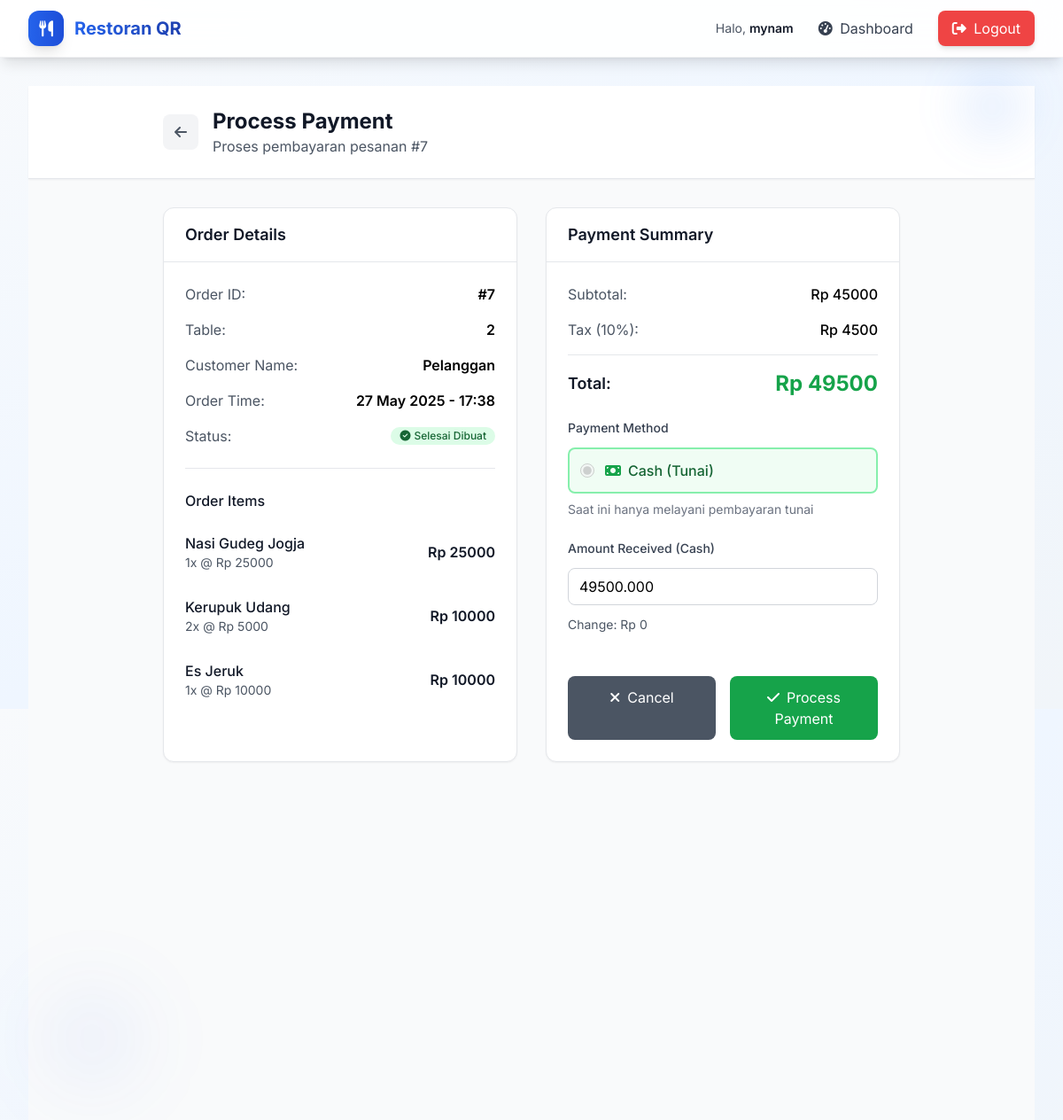
The page /kasir/process-payment/7/ (signed in) on the database its author committed.
### menu/models.py (models this page shows, shortened)
class Pesanan(models.Model):
    STATUS_CHOICES = [
        ('BARU', 'Pesanan Baru'),
        ('DIPROSES', 'Sedang Diproses'),        ('SELESAI', 'Selesai Dibuat'),
        ('DIBAYAR', 'Sudah Dibayar'),
        ('DIBATALKAN', 'Dibatalkan'),
    ]
    meja = models.ForeignKey(Meja, on_delete=models.CASCADE)
    nama_pemesan = models.CharField(max_length=100, default='Pelanggan')
    total_harga = models.DecimalField(max_digits=10, decimal_places=2, default=0)
    status = models.CharField(max_length=20, choices=STATUS_CHOICES, default='BARU')
    catatan = models.TextField(blank=True, null=True)
    analytics_processed = models.BooleanField(default=False)  # Track if analytics have been processed
    created_at = models.DateTimeField(auto_now_add=True)
    updated_at = models.DateTimeField(auto_now=True)
    class Meta:
        verbose_name = "Pesanan"
        verbose_name_plural = "Pesanan-pesanan"
        ordering = ['-created_at']

class Meja(models.Model):
    nomor_meja = models.CharField(max_length=10, unique=True)
    kapasitas = models.IntegerField(default=4)
    is_aktif = models.BooleanField(default=True)
    qr_code = models.ImageField(upload_to='qrcodes/', blank=True, null=True)
    class Meta:
        verbose_name = "Meja"
        verbose_name_plural = "Meja-meja"

class DetailPesanan(models.Model):
    pesanan = models.ForeignKey(Pesanan, on_delete=models.CASCADE)
    menu_item = models.ForeignKey(MenuItem, on_delete=models.CASCADE)
    jumlah = models.IntegerField(default=1)
    harga_per_item = models.DecimalField(max_digits=10, decimal_places=2)
    subtotal = models.DecimalField(max_digits=10, decimal_places=2)
    catatan_item = models.TextField(blank=True, null=True)
    class Meta:
        verbose_name = "Detail Pesanan"
        verbose_name_plural = "Detail Pesanan"

class MenuItem(models.Model):
    nama = models.CharField(max_length=200)
    kategori = models.ForeignKey(KategoriMenu, on_delete=models.CASCADE)
    deskripsi = models.TextField(blank=True, null=True)
    harga = models.DecimalField(max_digits=10, decimal_places=2)
    is_tersedia = models.BooleanField(default=True)
    gambar = models.ImageField(upload_to='menu_images/', blank=True, null=True)
    created_at = models.DateTimeField(auto_now_add=True)
    updated_at = models.DateTimeField(auto_now=True)
    class Meta:
        verbose_name = "Menu Item"
        verbose_name_plural = "Menu Items"
        ordering = ['kategori__urutan', 'nama']

### kasir/views.py (the view)
        def _wrapped_view(request, *args, **kwargs):
            if not request.user.is_authenticated:
                return redirect('authentication:login')
            if request.user.is_superuser:
                return view_func(request, *args, **kwargs)
            if hasattr(request.user, 'userprofile'):
                if request.user.userprofile.user_type in user_types:
                    return view_func(request, *args, **kwargs)
            from authentication.views import redirect_by_role
            return redirect_by_role(request.user)

### kasir/views.py (called while the page is built, shortened)
def user_type_required(user_types):
    def decorator(view_func):
        def _wrapped_view(request, *args, **kwargs):
            if not request.user.is_authenticated:
                return redirect('authentication:login')
            if request.user.is_superuser:
                return view_func(request, *args, **kwargs)
            if hasattr(request.user, 'userprofile'):
                if request.user.userprofile.user_type in user_types:
                    return view_func(request, *args, **kwargs)
            from authentication.views import redirect_by_role
            return redirect_by_role(request.user)
        return _wrapped_view
    return decorator

@login_required
@user_type_required(['KASIR'])
def process_payment(request, pesanan_id):
    pesanan = get_object_or_404(Pesanan, id=pesanan_id)
    if pesanan.status != 'SELESAI':
        from django.contrib import messages
        messages.error(request, 'Pesanan belum siap untuk dibayar.')
        return redirect('kasir:kasir_index')
    detail_pesanan = pesanan.detailpesanan_set.all()
    subtotal = sum(detail.subtotal for detail in detail_pesanan)
    from decimal import Decimal
    tax_rate = Decimal('0.1')  # 10% tax
    tax_amount = subtotal * tax_rate
    grand_total = subtotal + tax_amount
    context = {
        'pesanan': pesanan,
        'detail_pesanan': detail_pesanan,
        'subtotal': subtotal,
        'tax_amount': tax_amount,
        'grand_total': grand_total,
    }
    return render(request, 'kasir/process_payment.html', context)

### templates/kasir/process_payment.html (shortened to what this page needs)
{% extends 'base.html' %}
{% block content %}
<div class="min-h-screen bg-gray-50">
    <div class="bg-white shadow-sm border-b">
        <div class="max-w-4xl mx-auto px-4 sm:px-6 lg:px-8">
            <div class="flex items-center py-6">
                <a href="{% url 'kasir:kasir_index' %}"
                   class="flex items-center justify-center w-10 h-10 bg-gray-100 hover:bg-gray-200 rounded-lg mr-4 transition-colors">
                    <i class="fas fa-arrow-left text-gray-600"></i>
                </a>
                <div>
                    <h1 class="text-2xl font-bold text-gray-900">Process Payment</h1>
                    <p class="text-gray-600">Proses pembayaran pesanan #{{ pesanan.id }}</p>
                </div>
            </div>
        </div>
    </div>
    <div class="max-w-4xl mx-auto px-4 sm:px-6 lg:px-8 py-8">
        <div class="grid grid-cols-1 lg:grid-cols-2 gap-8">
            <div class="bg-white rounded-xl shadow-sm border border-gray-200">
                <div class="px-6 py-4 border-b border-gray-200">
                    <h3 class="text-lg font-semibold text-gray-900">Order Details</h3>
                </div>
                <div class="p-6">
                    <div class="space-y-4 mb-6">
                        <div class="flex justify-between items-center">
                            <span class="text-gray-600">Order ID:</span>
                            <span class="font-semibold">#{{ pesanan.id }}</span>
                        </div>
                        <div class="flex justify-between items-center">
                            <span class="text-gray-600">Table:</span>
                            <span class="font-semibold">{{ pesanan.meja.nomor_meja }}</span>
                        </div>
                        {% if pesanan.nama_pemesan %}
                        <div class="flex justify-between items-center">
                            <span class="text-gray-600">Customer Name:</span>
                            <span class="font-semibold">{{ pesanan.nama_pemesan }}</span>
                        </div>
                        {% endif %}
                        <div class="flex justify-between items-center">
                            <span class="text-gray-600">Order Time:</span>
                            <span class="font-semibold">{{ pesanan.created_at|date:"d M Y - H:i" }}</span>
                        </div>
                        <div class="flex justify-between items-center">
                            <span class="text-gray-600">Status:</span>
                            <span class="inline-flex items-center px-2.5 py-0.5 rounded-full text-xs font-medium bg-green-100 text-green-800">
                                <i class="fas fa-check-circle mr-1"></i>{{ pesanan.get_status_display }}
                            </span>
                        </div>
                    </div>
                    <div class="border-t border-gray-200 pt-6">
                        <h4 class="font-medium text-gray-900 mb-4">Order Items</h4>
                        <div class="space-y-3">
                            {% for detail in detail_pesanan %}
                            <div class="flex justify-between items-center py-2">
                                <div class="flex-1">
                                    <div class="font-medium text-gray-900">{{ detail.menu_item.nama }}</div>
                                    <div class="text-sm text-gray-600">
                                        {{ detail.jumlah }}x @ Rp {{ detail.menu_item.harga|floatformat:0 }}
                                    </div>
                                </div>
                                <div class="font-semibold text-gray-900">
                                    Rp {{ detail.subtotal|floatformat:0 }}
                                </div>
                            </div>
                            {% endfor %}
                        </div>
                    </div>
                </div>
            </div>
            <div class="bg-white rounded-xl shadow-sm border border-gray-200">
                <div class="px-6 py-4 border-b border-gray-200">
                    <h3 class="text-lg font-semibold text-gray-900">Payment Summary</h3>
                </div>
                <div class="p-6">
                    <div class="space-y-4 mb-6">
                        <div class="flex justify-between items-center">
                            <span class="text-gray-600">Subtotal:</span>
                            <span class="font-medium">Rp {{ subtotal|floatformat:0 }}</span>
                        </div>
                        <div class="flex justify-between items-center">
                            <span class="text-gray-600">Tax (10%):</span>
                            <span class="font-medium">Rp {{ tax_amount|floatformat:0 }}</span>
                        </div>
                        <div class="border-t border-gray-200 pt-4">
                            <div class="flex justify-between items-center">
                                <span class="text-lg font-semibold text-gray-900">Total:</span>
                                <span class="text-2xl font-bold text-green-600">Rp {{ grand_total|floatformat:0 }}</span>
                            </div>
                        </div>
                    </div>
                    <form method="post" class="space-y-6">
                          <div>
                            <label class="block text-sm font-medium text-gray-700 mb-3">Payment Method</label>
                            <div class="space-y-3">
                                <label class="flex items-center p-3 border-2 border-green-300 bg-green-50 rounded-lg cursor-pointer">
                                    <input type="radio" name="payment_method" value="cash" checked disabled
                                           class="w-4 h-4 text-green-600 border-green-300">
                                    <div class="ml-3 flex items-center">
                                        <i class="fas fa-money-bill text-green-600 mr-2"></i>
                                        <span class="font-medium text-green-800">Cash (Tunai)</span>
                                    </div>
                                </label>
                            </div>
                            <p class="text-sm text-gray-500 mt-2">Saat ini hanya melayani pembayaran tunai</p>
                        </div>
                        <div id="cash-amount-section" class="space-y-3">
                            <label for="amount_received" class="block text-sm font-medium text-gray-700">
                                Amount Received (Cash)
                            </label>
                            <input type="number"
                                   id="amount_received"
                                   name="amount_received"
                                   min="{{ grand_total }}"
                                   step="1000"
                                   value="{{ grand_total }}"
                                   class="w-full px-3 py-2 border border-gray-300 rounded-lg focus:ring-2 focus:ring-blue-500 focus:border-blue-500"
                                   placeholder="Enter amount received">
                            <div id="change-amount" class="text-sm text-gray-600">
                                Change: Rp <span id="change-value">0</span>
                            </div>
                        </div>
                        <div class="flex space-x-4 pt-6">
                            <a href="{% url 'kasir:kasir_index' %}"
                               class="flex-1 bg-gray-600 hover:bg-gray-700 text-white px-6 py-3 rounded-lg text-center transition-colors">
                                <i class="fas fa-times mr-2"></i>Cancel
                            </a>
                            <button type="submit"
                                    class="flex-1 bg-green-600 hover:bg-green-700 text-white px-6 py-3 rounded-lg transition-colors">
                                <i class="fas fa-check mr-2"></i>Process Payment
                            </button>
                        </div>
                    </form>
                </div>
            </div>
        </div>
    </div>
</div>
{% endblock %}

### templates/base.html (shortened to what this page needs)
<!DOCTYPE html>
<html lang="id">
<head>
    <script src="https://cdn.tailwindcss.com"></script>
    <link rel="stylesheet" href="https://cdnjs.cloudflare.com/ajax/libs/font-awesome/6.4.0/css/all.min.css">
</head>
<body class="bg-gradient-to-br from-slate-50 via-blue-50 to-slate-100 min-h-screen font-sans">
    <nav class="bg-white/90 backdrop-blur-lg border-b border-gray-200/50 sticky top-0 z-50 shadow-lg">
        <div class="max-w-7xl mx-auto px-4 sm:px-6 lg:px-8">
            <div class="flex justify-between items-center h-16">                <div class="flex items-center">
                    <a href="{% url 'home' %}" class="flex items-center space-x-3 text-gray-900 hover:text-blue-600 transition-colors duration-300">
                        <div class="w-10 h-10 bg-gradient-to-r from-blue-600 to-blue-700 rounded-xl flex items-center justify-center shadow-lg">
                            <i class="fas fa-utensils text-white text-lg"></i>
                        </div>
                        <span class="text-xl font-bold bg-gradient-to-r from-blue-600 to-blue-800 bg-clip-text text-transparent">
                        </span>
                    </a>
                </div>
                <div class="flex items-center space-x-4">
                    {% if user.is_authenticated %}
                        <div class="flex items-center space-x-4">
                            <span class="text-sm text-gray-600">
                                Halo, <span class="font-semibold text-gray-900">{{ user.get_full_name|default:user.username }}</span>
                            </span>                            <a href="{% url 'authentication:dashboard' %}" class="text-gray-700 hover:text-blue-600 px-3 py-2 rounded-lg hover:bg-blue-50 transition-colors duration-200">
                                <i class="fas fa-tachometer-alt mr-1"></i>
                                Dashboard
                            </a>
                            <a href="{% url 'authentication:logout' %}" class="bg-red-500 hover:bg-red-600 text-white px-4 py-2 rounded-lg transition-colors duration-200 shadow-md hover:shadow-lg">
                                <i class="fas fa-sign-out-alt mr-1"></i>
                                Logout
                            </a>
                        </div>
                    {% endif %}
                </div>
            </div>
        </div>
    </nav>
    <main class="max-w-7xl mx-auto px-4 sm:px-6 lg:px-8 py-8">
        <div class="animate-fade-in">
            {% block content %}{% endblock %}
        </div>
    </main>
    <div class="fixed top-20 right-10 w-20 h-20 bg-blue-500/10 rounded-full blur-xl floating-element"></div>
    <div class="fixed bottom-20 left-10 w-32 h-32 bg-blue-600/5 rounded-full blur-2xl floating-element" style="animation-delay: 1s;"></div>
</body>
</html>

### templates/base.html (style rules this page uses)
.floating-element { animation: float 3s ease-in-out infinite; }

### rows shown on the page
Pesanan: id "7", meja.nomor_meja "2", nama_pemesan "Pelanggan", created_at "27 May 2025 - 17:38", status "Selesai Dibuat"
DetailPesanan: menu_item.nama "Nasi Gudeg Jogja", jumlah "1", menu_item.harga "25000", subtotal "25000"
DetailPesanan: menu_item.nama "Kerupuk Udang", jumlah "2", menu_item.harga "5000", subtotal "10000"
DetailPesanan: menu_item.nama "Es Jeruk", jumlah "1", menu_item.harga "10000", subtotal "10000"

### other values the page prints
{{ user.get_full_name|default:user.username }} "mynam"
{{ subtotal|floatformat:0 }} "45000"
{{ tax_amount|floatformat:0 }} "4500"
{{ grand_total|floatformat:0 }} "49500"
